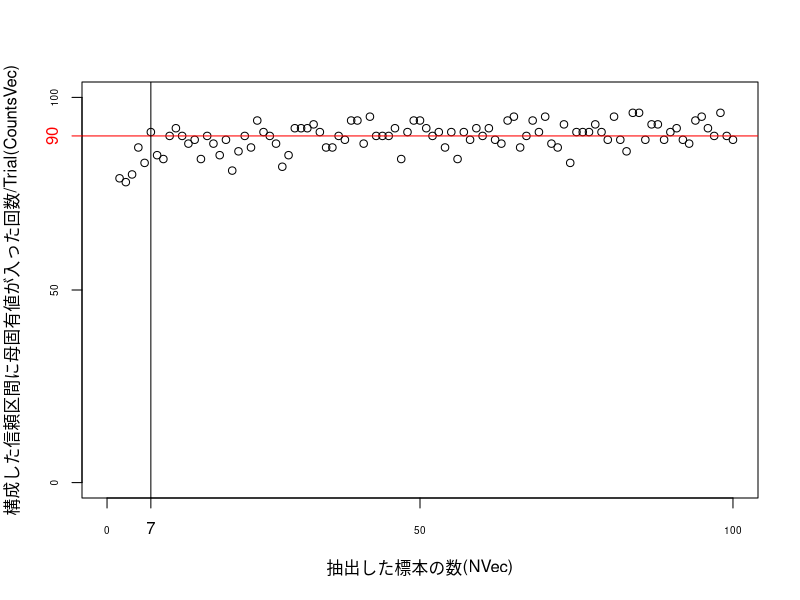

R code for this plot:
library(MASS) # 多変量正規分布に従う乱数を生成するmvrnorm()関数を用いるため，
              # それが定義されているMASSライブラリを読み込む．

# T.W.Andersonで導出された検定統計量を用いて信頼区間を構成し，母固有値に対して漸近的な受容域(4)の検証を行う関数
Anderson <- function(A, N, L, Lam){      # 引数は有意水準A/100のA%，標本数N，標本固有値L，母固有値Lam

  z <- qnorm(1 - (A / 2) / 100, 0, 1)　     # 100(A/2/100)%点zの導出
  T <- abs(sqrt((N - 1) / 2) * (L - Lam) / Lam) # T.W.Andersonで与えられる検定統計量の絶対値
  
 return(if(T <= z) {1} else {0}) # T.W.Andersonの不等式(4)に対応している．
                                 # 与えられた母固有値と標本固有値が(4)を満たせば1，満たさなければ0を返す．

}

# 期待値ベクトルMu，共分散行列Sigmaの多変量正規分布に従う母集団から，無作為抽出する標本の数を増やしていき，
# 各標本数毎に(100 * Trial)回のAnderson()関数を用いた信頼区間の検証を行う．
# (100 * Trial)回はその都度標本を取り直す．
# 信頼区間の検証とはつまり，抽出した標本の集まり毎の標本固有値で構成されるAndersonの信頼区間に母固有値が
# 含まれているかを確認し，さらに構成された信頼区間が母固有値の100(1-A/100)%信頼区間
# (Aは百分率として与えられるものとする)として成り立っているのかを確認し，
# 各標本数毎に構成した信頼区間に母固有値が含まれた回数をプロットする関数
ConfiPlot <- function(A, Mu, Sigma, Max, Trial){ # 引数は有意水準A/100のA%，母集団が従う多変量正規分布の
                                                 # 期待値ベクトルMuと共分散行列Sigma，抽出する標本数の最大値Max，
                                                 # 各標本数で試行する回数(100 * Trial)のTrial
  NVec <- c(2:Max) # 抽出する標本数を並べるベクトル．
                   # NVec[i] = 1のとき検定統計量が0になってしまうことを避ける．
  CountsVec <- numeric(Max - 1) # 構成した信頼区間に母固有値が入った回数(実際はTrialで割る)を並べるベクトル

  Lam <- eigen(Sigma)$values[1] # 母固有値
  
  Guide <- 0 # 考えている有意水準A/100に対して，
             # 上手く100(1-A/100)%信頼区間が構成できたときの標本数を入れるオブジェクト

  for(i in 1:(Max - 1)){ # 抽出する標本数の最大値(Maxで与えられる)-1の回数だけ繰り返す．
                         # つまり各標本数で以下を実行する．

    Counts <- 0  # 各標本数において構成した信頼区間に母固有値が入った回数を入れるオブジェクト

    for(j in 1:(100 * Trial)){ # (100 * Trial)の回数だけ繰り返し各標本数で信頼区間を構成する．
                               # Anderson()の結果がCountsに蓄積される．

      Sam <- mvrnorm(NVec[i], Mu, Sigma) # 多次元正規分布に従う確率ベクトルをNVec[i]組発生
                                         # ただしSigmaは対称行列で正定値行列
      L <- (prcomp(Sam)$sdev[1]) ^ 2     # 標本固有値
      Counts <- Counts + Anderson(A, NVec[i], L, Lam) # 標本数NVec[i]をj回目に抽出して計算したAnderson()が
                                                      # j-1回目までのCountsに足される．

    }

    CountsVec[i] <- Counts / Trial # CountsVec[i]に標本数NVec[i]の時のCountsを代入する．
    if(((CountsVec[i]) >= 100 - A) && (Guide == 0)){ # 満たしたい有意水準A/100に対して，
                                                     # 100(1-A/100)%信頼区間が構成出来た時の
                                                     # 標本数をGuideに代入する．
       Guide <- NVec[i]
    }
  }

  plot(NVec, CountsVec, xlim = c(0, Max), ylim = c(0, 100) # 横軸を標本数NVec，縦軸を各標本数において構成した
                                                           # 信頼区間に母固有値が入った回数CountsVecとしたグラフ
       , xaxt = "n", yaxt = "n", xlab = "抽出した標本の数(NVec)"
       , ylab = "構成した信頼区間に母固有値が入った回数/Trial(CountsVec)", pch = 1)
  abline(h = 100 - A, col = 'red')                         # 横軸に平行で．満たしたい(信頼係数*100)%に線を引く．

  axis(side = 2, at = c(0, 50, 100), labels = c(0, 50, 100), cex.axis=0.6)
  axis(side = 2, at = 100 - A,　labels = 100 - A, col.ticks ='red', col.axis = "red")

  axis(side = 1, at = c(0, Max / 2, Max), labels = c(0, Max / 2, Max), cex.axis=0.6)
  if (Guide != 0){           # Guideの値が標本数の最大値として与えられるMax以下であれば，縦軸に平行で
                             # 満たしたい有意水準A/100に対して100(1-A/100)%信頼区間を
                             # 最初に構成出来た標本数で線を引く．
     abline(v = Guide, col = 'black')
     axis(side = 1, at = Guide,　labels = Guide, col.ticks ='black', col.axis = "black")
  }
}


Mu0　<-　c(1, 2, 3, 4, 5) #母期待値ベクトル
Sigma0 <- rbind(         #母共分散行列，ただし正定値
  c(1, 0, -1, 1, -1),
  c(0, 2, 0, 1, 1),
  c(-1, 0, 3, 0, 2),
  c(1, 1, 0, 4, -1),
  c(-1, 1, 2, -1, 5)
)

# 上記の母期待値ベクトルMu0，母共分散行列Sigma0に従う確率ベクトルから標本を最大でMax = 100まで
# 抽出し，標本数2,...,Maxそれぞれの下で(100 * Trial) = 100の回数だけAndersonを計算する．
# 有意水準はA/100 = 0.1（A=10%）で，100(1-A/100) = 90%信頼区間を構成したい．
ConfiPlot(10, Mu0, Sigma0, 100, 1) 